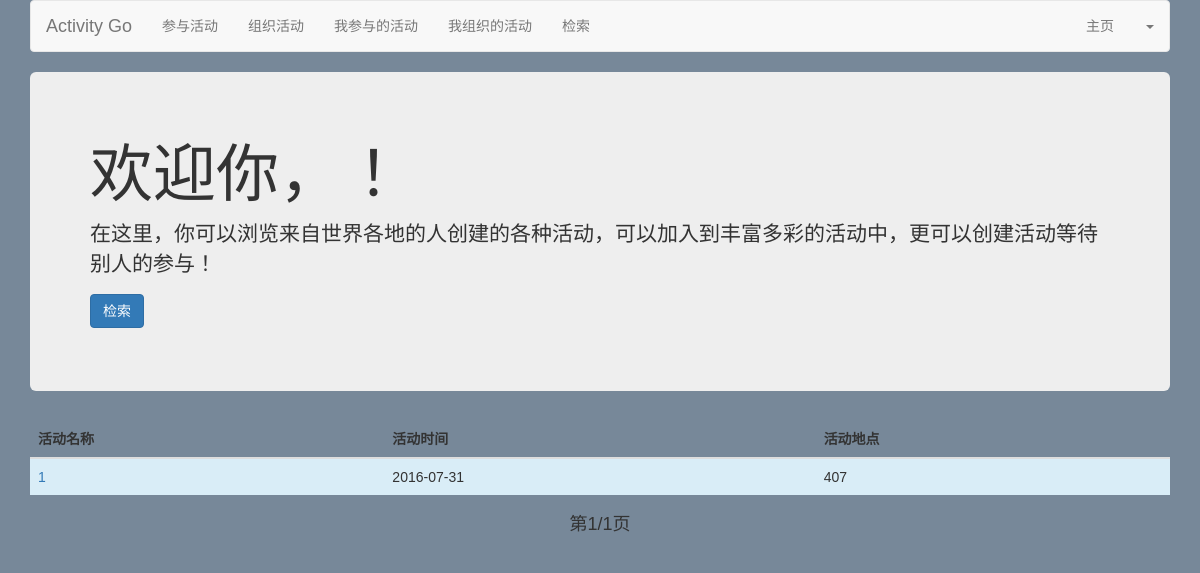
Before: /index/ with the older database file.
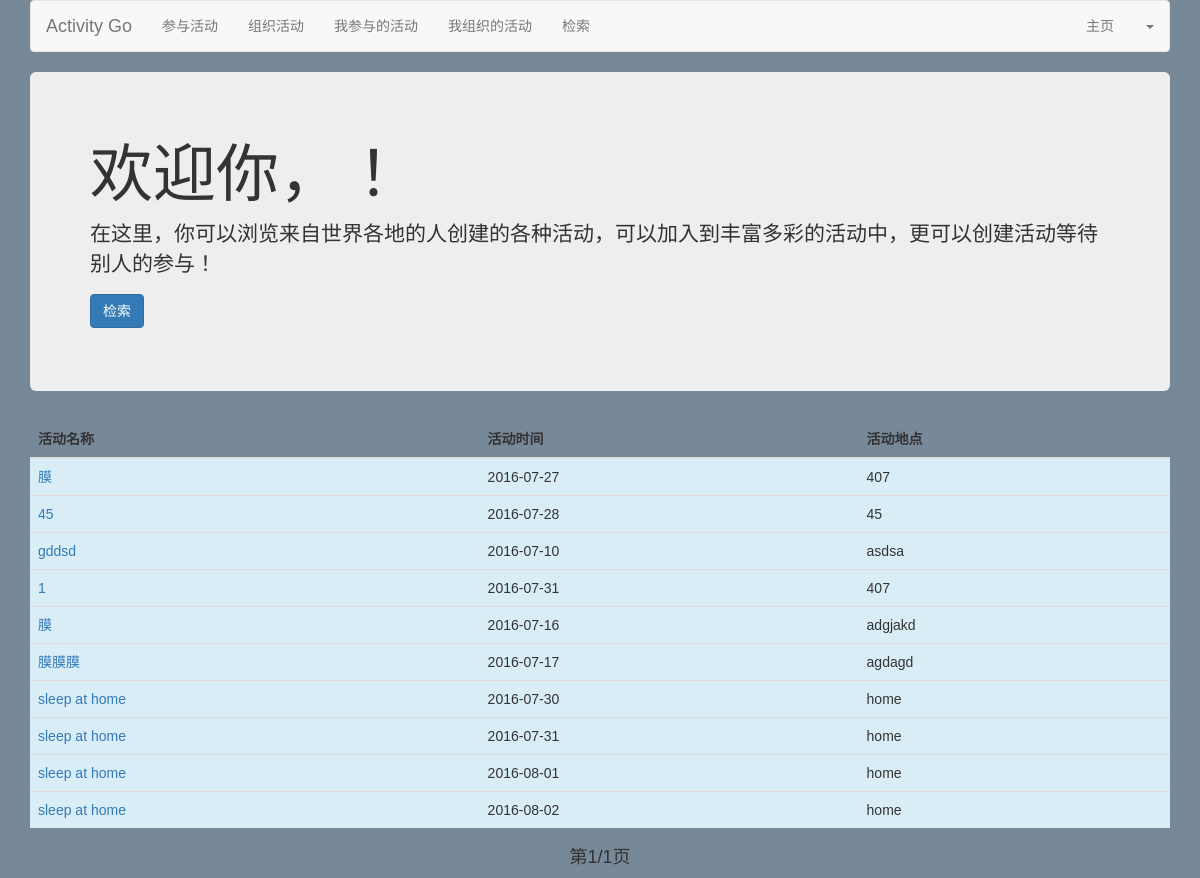
After: the same page with the newer database file.
### activity/models.py (models this page shows, shortened)
class Activities(models.Model):
	aname = models.CharField(max_length=50)
	adate = models.CharField(max_length=20)
	alocation = models.CharField(max_length=50)
	adescription = models.CharField(max_length=200)
	aorganiser = models.CharField(max_length=50)
	aparticipants = models.ManyToManyField('User')
	aparticipantnum = models.IntegerField(default=1)
	astatus = models.IntegerField(default=0)

### activity/views.py (the view)
# urls.py: url(r'^index/','activity.views.index'),
def index(Req):
	all_activities = Activities.objects.all()
	un = Req.COOKIES.get('username', '')
	ONE_PAGE_OF_DATA = 10
	try:
		curPage = int(Req.GET.get('curPage', '1'))
		allPage = int(Req.GET.get('allPage','1'))
		pageType = str(Req.GET.get('pageType', ''))
	except ValueError:
		curPage = 1
		allPage = 1
		pageType = ''
	if pageType == 'pageDown':
		curPage += 1
	elif pageType == 'pageUp':
		curPage -= 1
	startPos = (curPage - 1) * ONE_PAGE_OF_DATA
	endPos = startPos + ONE_PAGE_OF_DATA
	posts = Activities.objects.all()[startPos:endPos]
	if curPage == 1 and allPage == 1:
		allPostCounts = Activities.objects.filter(astatus__exact = 1).count()
		allPage = math.ceil(allPostCounts / ONE_PAGE_OF_DATA)
	return render_to_response('index.html', {'username': un, 'all_activities': all_activities, 'posts':posts, 'allPage':allPage, 'curPage':curPage},context_instance=RequestContext(Req))

### activity/templates/index.html (shortened to what this page needs)
{% extends "base.html" %}
{% block content %}
<div class="jumbotron">
				<h1>
					欢迎你，{{username}}！
				</h1>
				<p>
					在这里，你可以浏览来自世界各地的人创建的各种活动，可以加入到丰富多彩的活动中，更可以创建活动等待别人的参与！
				</p>
				<p>
					 <a class="btn btn-primary btn-large" href="/list">检索</a>
				</p>
			</div>
			<table class="table table-striped table-hover">
				<thead>
					<tr>
						<th>
							活动名称
						</th>
						<th>
							活动时间
						</th>
						<th>
							活动地点
						</th>
					</tr>
				</thead>
				<tbody>
				{% for post in posts %}
					{% if post.astatus == 1 %}
						<tr class="info">
							<td>
								<a href="{% url 'detail' id=post.id %}" title="点击查看活动详情">{{post.aname}}</a>
							</td>
							<td>
								{{post.adate}}
							</td>
							<td>
								{{post.alocation}}
							</td>
						</tr>
					{% endif %}
				{% endfor %}
				</tbody>
			</table>
<div class="text-center">
       <h4>
        第{{ curPage }}/{{ allPage }}页
        </h4>
</div>
{% endblock %}

Changed rows visible on the page:
now on this page (row edited): Activities: aname "膜", adate "2016-07-27", alocation "407"
now on this page (row edited): Activities: aname "45", adate "2016-07-28", alocation "45"
now on this page (row edited): Activities: aname "gddsd", adate "2016-07-10", alocation "asdsa"
now on this page (row edited): Activities: aname "膜", adate "2016-07-16", alocation "adgjakd"
now on this page (row edited): Activities: aname "膜膜膜", adate "2016-07-17", alocation "agdagd"
now on this page (row edited): Activities: aname "sleep at home", adate "2016-07-30", alocation "home"
now on this page (row edited): Activities: aname "sleep at home", adate "2016-07-31", alocation "home"
now on this page (row edited): Activities: aname "sleep at home", adate "2016-08-01", alocation "home"
now on this page (row edited): Activities: aname "sleep at home", adate "2016-08-02", alocation "home"
